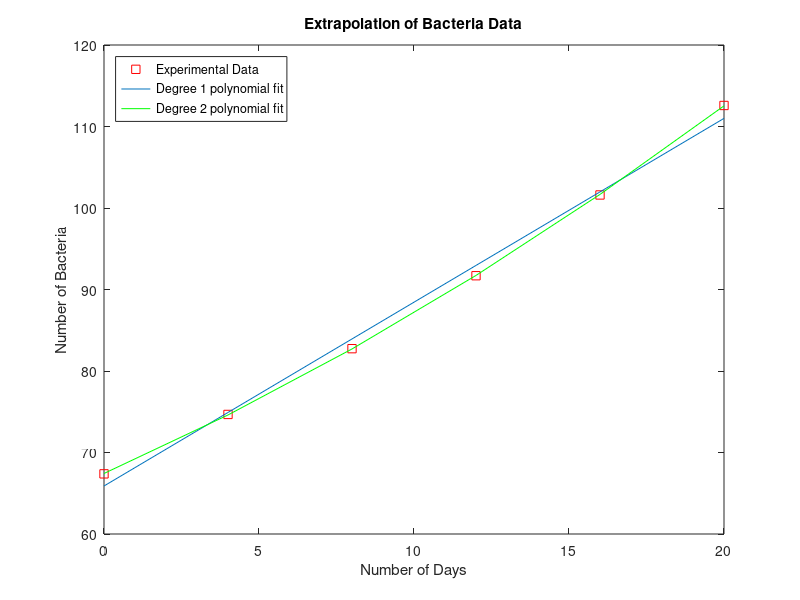

The MATLAB source for this figure: (Note: this script raises an error after producing the figure.)
%{
    Curve Fitting
    
    11/20/2014 Jake Tully

    This script is a template for using polyfit and
    least squares approximation to fit curves to data
%}



function [  ] = Curve_Fitting_Example(  )
clear
clc
close all

Polyfit_Template()
Exponential_Fit()
end

function [  ] = Polyfit_Template(  )
% Data
D = [0 4 8 12 16 20];
A = [67.38 74.67 82.74 91.69 101.60 112.58];

% p = polynomial coefficients
% polyfit( x,y,n) where x & y = data | n = degree of polynomial
p = polyfit(D,A,1);
y = polyval(p,D);

p = polyfit(D,A,2);
y1 = polyval(p,D);

figure(1)
plot(D,A, 'rs', D,y,D,y1,'g')
xlabel( ' Number of Days ')
ylabel( ' Number of Bacteria ')
title( ' Extrapolation of Bacteria Data ')
legend( {'Experimental Data','Degree 1 polynomial fit', 'Degree 2 polynomial fit'},'Location','northwest');

f=@(x) x^2*p(1) + x*p(2) + p(3);

fprintf('The number of bacteria at 30 days is %f\n\n', f(30))

end

function [  ] = Exponetial_Fit(  )


% Exponetial fit least squares approximation
% P(t) = a*exp(bt)
% lnP(t) = ln(a) + bt
% solve for a and b ... Ax = b
T = [0 10 20 30 40]+273;
Kw = [0.1164 0.2950 0.6846 1.467 2.929]*10^-14;

Kw = -log10(Kw);
p = ones(size(T));
A = [1./T ; log10(T) ; T ; p];
A = transpose(A);

abcd=A\transpose(Kw);

for k = 1:length(p)

    p(k) = abcd(1)*(1/T(k)) + abcd(2)*log10(T(k)) + T(k)*abcd(3) + abcd(4);
    
end

figure(2)
plot( T,Kw, 'rs', T,p)
xlabel( 'Temperature in Kelvin')
ylabel( 'Equilibrium constant Kw ')
title( ' Temperature dependance of Kw ')
legend( 'Experimental Data ','Fitted curve')

end